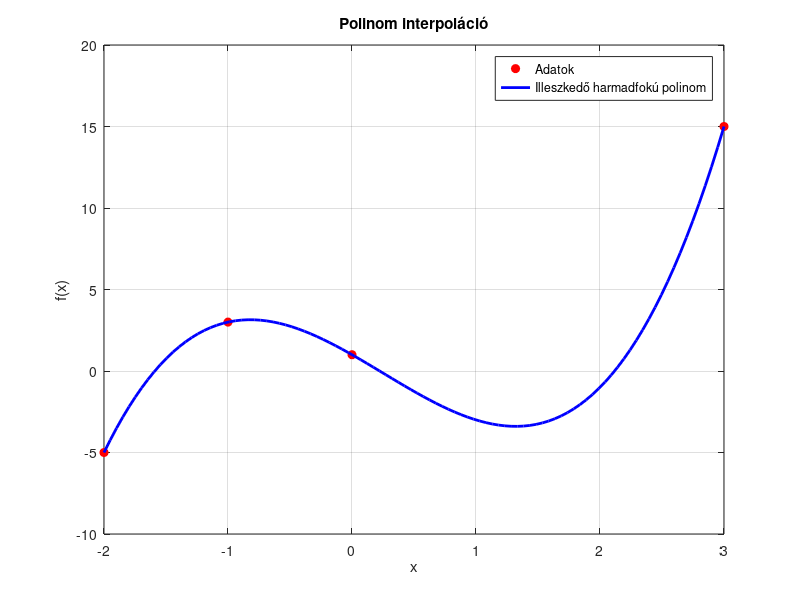
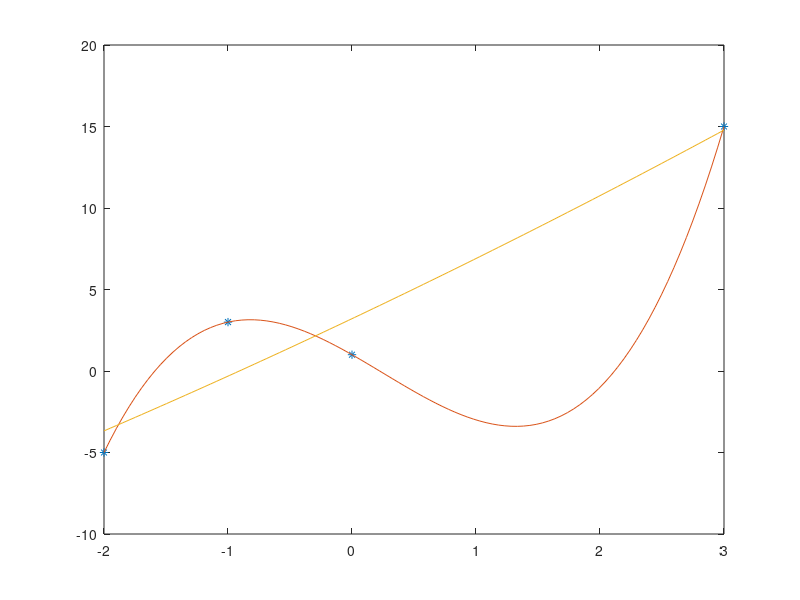

Recreate these plots in MATLAB, in order.
r=[-2, -1, 0, 2];
f=[-5, 3, 1, 15];

%hatulrol kell az eredmeny leolvasni
%ez a polinom atmeny a pontokon nem csak atmegy
p=polyfit(r,f,3)

r = [-2, -1, 0, 3]; % Adatok x tengelyen
f = [-5, 3, 1, 15]; % Adatok y tengelyen

p = polyfit(r, f, 3); % Harmadfokú interpoláció
disp('Polinom együtthatói:');
disp(p);

% Ábrázolás
xx = linspace(min(r), max(r), 100);
F_vals = polyval(p, xx);

figure;
plot(r, f, 'ro', 'MarkerFaceColor', 'r'); % Eredeti pontok
hold on;
plot(xx, F_vals, 'b-', 'LineWidth', 2); % Polinom görbe
legend('Adatok', 'Illeszkedő harmadfokú polinom');
title('Polinom interpoláció');
xlabel('x');
ylabel('f(x)');
grid on;
hold off;

%L3(x) = 1-3x!1*x^2+2*x^3

p2=polyfit(r,f,2);
yy2=polyval(p2,xx);
yy=F_vals
figure;
plot(r,f,"*",xx,yy,xx,yy2)